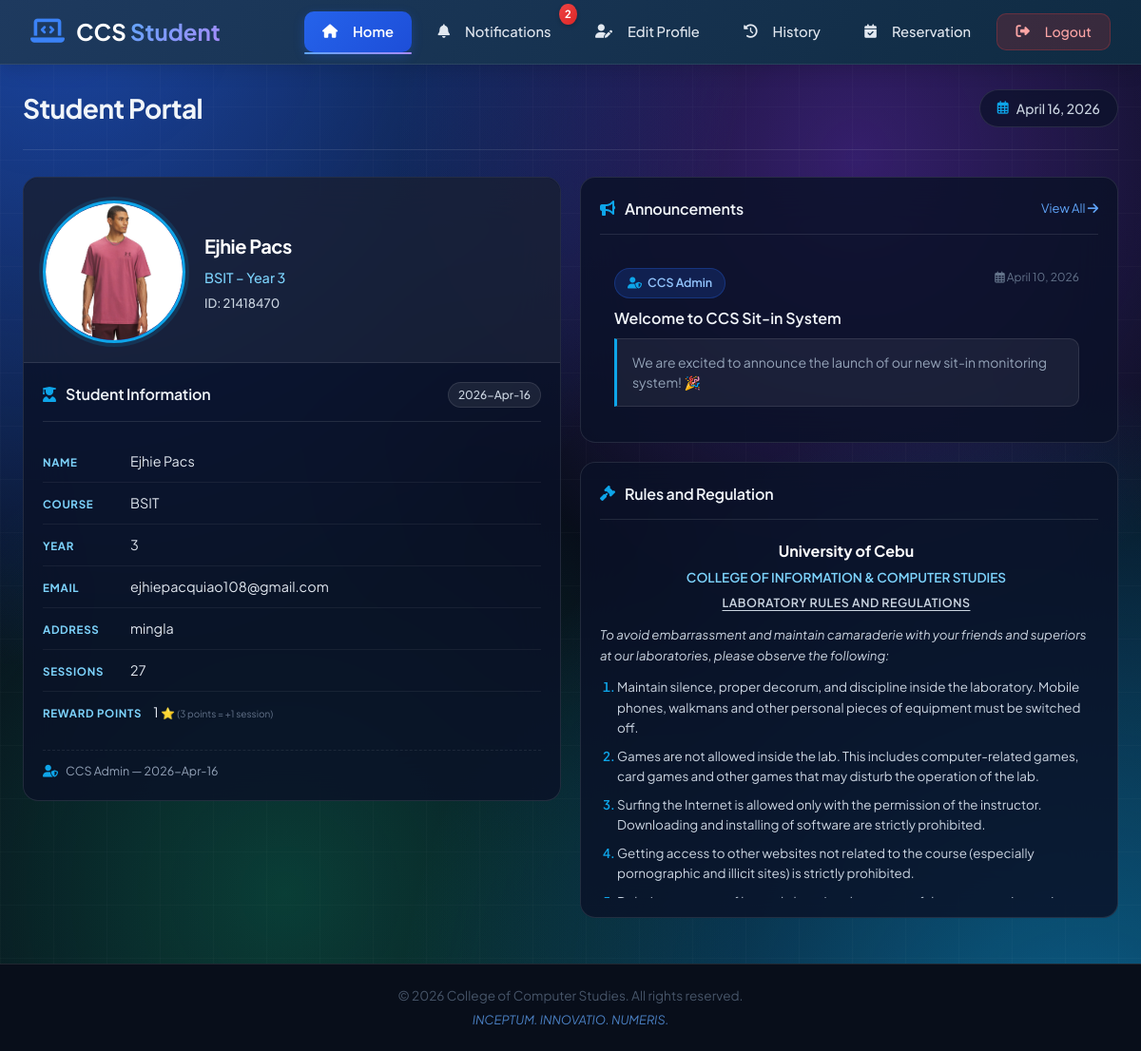
The app's page /pages/dashboard.php (signed in) with its own data.
### tables this page shows
CREATE TABLE `users` (
  `id` int(11) NOT NULL,
  `id_number` varchar(20) NOT NULL,
  `course` varchar(50) NOT NULL,
  `last_name` varchar(50) NOT NULL,
  `first_name` varchar(50) NOT NULL,
  `middle_name` varchar(50) DEFAULT NULL,
  `year_level` int(11) NOT NULL,
  `email` varchar(100) NOT NULL,
  `address` text NOT NULL,
  `password` varchar(255) NOT NULL,
  `sessions` int(11) DEFAULT 30,
  `reward_points` int(11) NOT NULL DEFAULT 0
);

CREATE TABLE `announcements` (
  `id` int(11) NOT NULL,
  `title` varchar(255) NOT NULL,
  `content` text NOT NULL,
  `author` varchar(100) DEFAULT 'CCS Admin',
  `is_active` tinyint(1) DEFAULT 1,
  `created_at` timestamp NOT NULL DEFAULT current_timestamp(),
  `updated_at` timestamp NULL DEFAULT NULL ON UPDATE current_timestamp()
);

### includes/get_announcements.php (called while the page is built, shortened)
<?php
function getDB() {
    global $pdo;
    if (isset($pdo) && $pdo instanceof PDO) {
        return $pdo;
    }
    global $pdo;
    return $pdo;
}
function getLatestAnnouncements($limit = 5) {
    $pdo = getDB();
    $query = "SELECT * FROM announcements
              WHERE is_active = 1
              ORDER BY created_at DESC
              LIMIT :limit";
    $stmt = $pdo->prepare($query);
    $stmt->bindParam(':limit', $limit, PDO::PARAM_INT);
    $stmt->execute();
    return $stmt->fetchAll(PDO::FETCH_ASSOC);
}
?>

### pages/dashboard.php (the view, shortened to what this page needs)
<?php
require_once __DIR__ . '/../includes/get_announcements.php';
$latestAnnouncements = getLatestAnnouncements(3);
$userStmt = $pdo->prepare("SELECT sessions, reward_points FROM users WHERE id = ?");
$userStmt->execute([$_SESSION['user_id']]);
$userData = $userStmt->fetch();
$currentSessions = $userData['sessions'] ?? 30;
$rewardPoints = $userData['reward_points'] ?? 0;
?>
<?php include '../includes/header.php'; ?>
<?php include '../includes/user_navigation.php'; ?>
<div class="dashboard-container">
    <div class="dashboard-main">
        <div class="dashboard-header">
            <h1>Student Portal</h1>
            <div class="date-badge">
                <i class="far fa-calendar-alt"></i>
                <?php echo date('F j, Y'); ?>
            </div>
        </div>
        <div class="dashboard-grid">
            <div class="grid-left">
                <div class="card student-card">
                    <div class="profile-header">
                        <div class="profile-image-wrapper">
                            <div class="profile-image">
                                <?php
                                $upload_dir = __DIR__ . '/../assets/uploads/';
                                $upload_url = '../assets/uploads/';
                                $user_id = $_SESSION['user_id'];
                                foreach (['jpg', 'png', 'jpeg'] as $ext) {
                                    $file = "profile_{$user_id}.{$ext}";
                                    if (file_exists($upload_dir . $file)) {
                                        echo '<img src="' . $upload_url . $file . '?v=' . time() . '" alt="Profile" id="profileImage">';
                                        break;
                                    }
                                }
                                ?>
                            </div>
                        </div>
                        <div class="profile-info">
                            <h3 class="profile-name">
                                <?php echo htmlspecialchars($_SESSION['user_name']); ?>
                            </h3>
                            <p class="profile-course">
                                <?php echo isset($_SESSION['course'])
                                    ? htmlspecialchars($_SESSION['course'])
                                    : 'BSIT'; ?>
                                &ndash; Year
                                <?php echo isset($_SESSION['year_level'])
                                    ? htmlspecialchars($_SESSION['year_level'])
                                    : '3'; ?>
                            </p>
                            <p class="profile-id">
                                ID: <?php echo htmlspecialchars($_SESSION['id_number']); ?>
                            </p>
                        </div>
                    </div>
                    <div class="card-header">
                        <div class="card-title">
                            <i class="fas fa-user-graduate"></i>
                            <h2>Student Information</h2>
                        </div>
                        <span class="card-date"><?php echo date('Y-M-d'); ?></span>
                    </div>
                    <div class="card-body">
                        <div class="info-row">
                            <span class="info-label">Name</span>
                            <span class="info-value"><?php echo htmlspecialchars($_SESSION['user_name']); ?></span>
                        </div>
                        <div class="info-row">
                            <span class="info-label">Course</span>
                            <span class="info-value">
                                <?php echo isset($_SESSION['course'])
                                    ? htmlspecialchars($_SESSION['course'])
                                    : 'BSIT'; ?>
                            </span>
                        </div>
                        <div class="info-row">
                            <span class="info-label">Year</span>
                            <span class="info-value">
                                <?php echo isset($_SESSION['year_level'])
                                    ? htmlspecialchars($_SESSION['year_level'])
                                    : '3'; ?>
                            </span>
                        </div>
                        <div class="info-row">
                            <span class="info-label">Email</span>
                            <span class="info-value"><?php echo htmlspecialchars($_SESSION['user_email']); ?></span>
                        </div>
                        <div class="info-row">
                            <span class="info-label">Address</span>
                            <span class="info-value">
                                <?php echo isset($_SESSION['address'])
                                    ? htmlspecialchars($_SESSION['address'])
                                    : '—'; ?>
                            </span>
                        </div>
                        <div class="info-row">
                            <span class="info-label">Sessions</span>
                            <span class="info-value">
                                <?php echo $currentSessions; ?>
                            </span>
                        </div>
                        <div class="info-row">
                            <span class="info-label">Reward Points</span>
                            <span class="info-value">
                                <?php echo $rewardPoints; ?>
                                <span style="color: #facc15; font-size: 12px;">⭐</span>
                                <small style="color: #64748b; font-size: 10px;">(3 points = +1 session)</small>
                            </span>
                        </div>
                    </div>
                    <div class="card-footer">
                        <i class="fas fa-user-shield"></i>
                        <span>CCS Admin &mdash; <?php echo date('Y-M-d'); ?></span>
                    </div>
                </div>
            </div>
            <div class="grid-right">
                <div class="card">
                    <div class="card-header">
                        <div class="card-title">
                            <i class="fas fa-bullhorn"></i>
                            <h2>Announcements</h2>
                        </div>
                        <a href="notifications.php" class="view-all-link">
                            View All <i class="fas fa-arrow-right"></i>
                        </a>
                    </div>
                    <div class="card-body announcements-container">
                        <?php if (empty($latestAnnouncements)): ?>
                            <p class="no-announcements">No announcements at this time.</p>
                        <?php else: ?>
                            <?php foreach ($latestAnnouncements as $announcement): ?>
                                <div class="announcement-item" data-id="<?php echo $announcement['id']; ?>">
                                    <div class="announcement-meta">
                                        <span class="author">
                                            <i class="fas fa-user-shield"></i>
                                            <?php echo htmlspecialchars($announcement['author']); ?>
                                        </span>
                                        <span class="date">
                                            <i class="far fa-calendar-alt"></i>
                                            <?php echo date('F j, Y', strtotime($announcement['created_at'])); ?>
                                        </span>
                                    </div>
                                    <h3 class="announcement-title"><?php echo htmlspecialchars($announcement['title']); ?></h3>
                                    <p class="announcement-content">
                                        <?php echo nl2br(htmlspecialchars(substr($announcement['content'], 0, 150))); ?>
                                    </p>
                                </div>
                            <?php endforeach; ?>
                        <?php endif; ?>
                    </div>
                </div>
                <div class="card rules-card" style="margin-top: 20px;">
                    <div class="card-header">
                        <div class="card-title">
                            <i class="fas fa-gavel"></i>
                            <h2>Rules and Regulation</h2>
                        </div>
                    </div>
                    <div class="card-body rules-scroll">
                        <h3 class="university-name">University of Cebu</h3>
                        <h4 class="college-name">COLLEGE OF INFORMATION &amp; COMPUTER STUDIES</h4>
                        <h5 class="rules-subtitle">LABORATORY RULES AND REGULATIONS</h5>
                        <p class="rules-intro">
                            To avoid embarrassment and maintain camaraderie with your friends and
                            superiors at our laboratories, please observe the following:
                        </p>
                        <ol class="rules-list">
                            <li>Maintain silence, proper decorum, and discipline inside the laboratory.
                                Mobile phones, walkmans and other personal pieces of equipment must be
                                switched off.</li>
                            <li>Games are not allowed inside the lab. This includes computer-related
                                games, card games and other games that may disturb the operation of
                                the lab.</li>
                            <li>Surfing the Internet is allowed only with the permission of the
                                instructor. Downloading and installing of software are strictly
                                prohibited.</li>
                            <li>Getting access to other websites not related to the course (especially
                                pornographic and illicit sites) is strictly prohibited.</li>
                            <li>Deleting computer files and changing the set-up of the computer is a
                                major offense.</li>
                        </ol>
                    </div>
                </div>
            </div>
        </div>
    </div>
</div>
<?php include '../includes/footer.php'; ?>

### assets/css/style.css (style rules this page uses)
*, *::before, *::after { margin: 0; padding: 0; box-sizing: border-box; }
:root { --primary: #2563eb; --primary-light: #3b82f6; --primary-soft: rgba(37,99,235,0.15); --secondary: #475569; --accent: #0ea5e9; --background: #080e1a; --surface: rgba(255,255,255,0.06); --surface-hover: rgba(255,255,255,0.09); --text-primary: #f1f5f9; --text-secondary: #94a3b8; --text-light: #475569; --border-light: rgba(255,255,255,0.09); --border-hover: rgba(255,255,255,0.18); --shadow-sm: 0 2px 8px rgba(0,0,0,0.3); --shadow-md: 0 8px 32px rgba(0,0,0,0.4); --shadow-lg: 0 20px 60px rgba(0,0,0,0.5); --shadow-blue: 0 8px 28px rgba(37,99,235,0.4); --radius-lg: 28px; --radius-md: 16px; --radius-sm: 10px; --transition: all 0.25s ease; }
body { font-family: 'Plus Jakarta Sans', system-ui, sans-serif; background: var(--background); color: var(--text-primary); line-height: 1.6; min-height: 100vh; }
body::before { content: ''; position: fixed; inset: 0; background: radial-gradient(ellipse at 5% 0%, rgba(37,99,235,0.45) 0%, transparent 45%), radial-gradient(ellipse at 95% 100%, rgba(14,165,233,0.35) 0%, transparent 45%), radial-gradient(ellipse at 75% 15%, rgba(124,58,237,0.25) 0%, transparent 38%), radial-gradient(ellipse at 25% 85%, rgba(16,185,129,0.18) 0%, transparent 38%); pointer-events: none; z-index: -2; }
body::after { content: ''; position: fixed; inset: 0; background-image: linear-gradient(rgba(255,255,255,0.018) 1px, transparent 1px), linear-gradient(90deg, rgba(255,255,255,0.018) 1px, transparent 1px); background-size: 56px 56px; pointer-events: none; z-index: -1; }
.dashboard-container, .notif-wrap, .profile-container, .history-container, .reservation-container { padding-top: 1.5rem !important; }

### pages/dashboard.php (style rules this page uses)
.view-all-link { color: #60a5fa; text-decoration: none; font-size: 13px; transition: color 0.3s; }
.announcements-container { max-height: 180px; overflow-y: auto; padding-right: 5px; }
.announcement-item { padding: 15px; border-bottom: 1px solid rgba(255, 255, 255, 0.08); transition: all 0.3s ease; cursor: pointer; background: transparent; }
.announcement-item:last-child { border-bottom: none; }
.announcement-title { font-size: 16px; margin: 8px 0; color: #f1f5f9; font-weight: 600; }
.announcement-meta { display: flex; justify-content: space-between; font-size: 12px; color: #64748b; margin-bottom: 8px; }
.announcement-content { font-size: 14px; line-height: 1.5; color: #94a3b8; margin: 0; }

### records on screen
users: sessions "27", reward_points "1"
announcements: author "CCS Admin", created_at "April 10, 2026", title "Welcome to CCS Sit-in System", content "We are excited to announce the launch of our new sit-in monitoring system! 🎉"

### other values on screen
$totalUnreadCount "2"
$_SESSION['user_name'] "Ejhie Pacs"
$_SESSION['course'] "BSIT"
$_SESSION['year_level'] "3"
$_SESSION['id_number'] "21418470"
$_SESSION['user_email'] "ejhiepacquiao108@gmail.com"
$_SESSION['address'] "mingla"
